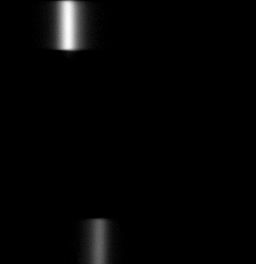
#> input picture Dopler.tif, 256 x 264 px
$ python test.py
#> lines starting #> are read from the running program, lines starting #| are printed output that depends on the picture; after the words box and inside, x2 and y2 are one past the last pixel; in counts of white or black regions, pixels touching at a corner belong together
import numpy
from PIL import Image

# im = Image.open('HgSpectra.tif')
im = Image.open('Dopler.tif')
#> im is the input picture: PIL image 256x264 I;16; min 0, max 41472, mean 759
imarray = numpy.array(im)
for i in range(len(imarray)):
	# imarray[i][745][0] = 255	#imarray[y][x][R G B]
	imarray[i][66] = 255	#imarray[y][x][I]
	imarray[i][97] = 255	#imarray[y][x][I]
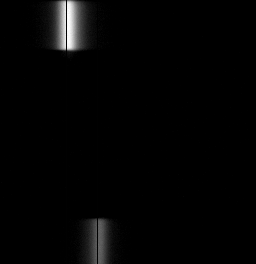
#> imarray: shape (264, 256) uint16; 0.78% of pixels changed, all inside (x1, y1, x2, y2) = (66, 0, 98, 264); drawn with min black and max white
print(len(imarray), 'len imarray, depth=1')
#| 264 len imarray, depth=1
print(len(imarray[0]), 'len imarray, depth=2')
#| 256 len imarray, depth=2
print(len(imarray[0])==len(imarray[10]), 'Depth 2 len the same')
#| True Depth 2 len the same
print(imarray[10][10], 'imarray, depth=3')
#| 0 imarray, depth=3

im = Image.fromarray(imarray)
im.save('test.tif')
